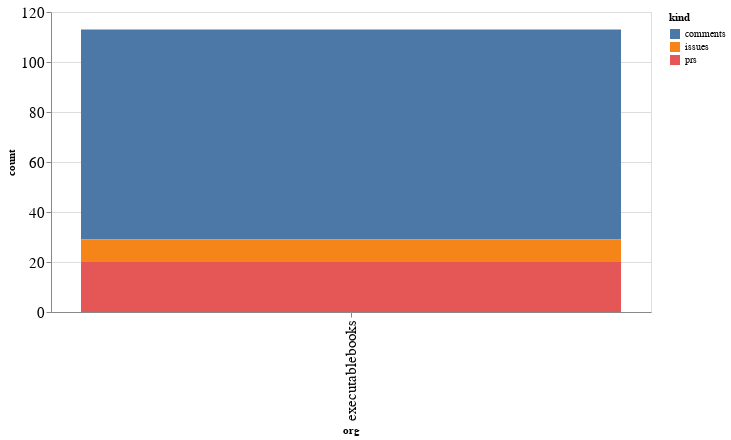

Notebook cell for this chart:
### Code cell
alt.Chart(org_summaries, width=600).mark_bar().encode(
    x='org',
    y='count',
    color='kind',
    tooltip="org"
)

### Figure 1 — Vega-Lite specification as saved in the notebook (floating-point values rounded to 4 significant figures)
{"config": {"axisLeft": {"labelFontSize": 15}, "axisBottom": {"labelFontSize": 15}}, "data": {"name": "data-1428df35b726950a1719d62a88fa7e10"}, "mark": "bar", "encoding": {"color": {"type": "nominal", "field": "kind"}, "tooltip": {"type": "nominal", "field": "org"}, "x": {"type": "nominal", "field": "org"}, "y": {"type": "quantitative", "field": "count"}}, "width": 600, "$schema": "https://vega.github.io/schema/vega-lite/v4.8.1.json", "datasets": {"data-1428df35b726950a1719d62a88fa7e10": [{"org": "executablebooks", "kind": "comments", "count": 84}, {"org": "executablebooks", "kind": "issues", "count": 9}, {"org": "executablebooks", "kind": "prs", "count": 20}]}}
